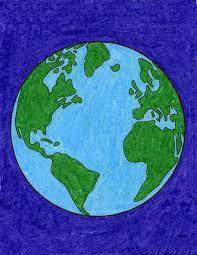
#> input picture HW5-practical-ML/earth.jfif, 197 x 255 px
$ jupyter execute 'ML - HW5 - Practical.ipynb'
#> lines starting #> are read from the running program, lines starting #| are printed output that depends on the picture
Name: Paniz Halvachi

Student Number: 98109729

[cell 1]
#dependencies
import matplotlib.pyplot as plt
import numpy as np
import cv2

[cell 2]
#load the input image
def load_img(image_name):
#> called with image_name = 'earth.jfif'
    img = cv2.imread(image_name)
#> img is the input picture: shape (255, 197, 3); mean B, G, R 155.6, 90.6, 56
    img = cv2.cvtColor(img, cv2.COLOR_RGB2BGR)
    plt.imshow(img)
    img = np.asarray(img, dtype="int32")
    image_pixels = np.reshape(img, (-1, img.shape[2]))
    #I changed img_matrix
    return image_pixels

[cell 3]
#write the name of your image here
image_name = 'earth.jfif'
image_pixels = load_img(image_name)
image_pixels

[cell 4]
#determine number of desired classes here:
number_of_classes = 3

[cell 5]
#Color each segment of your image. Add your desired colors in RGB format here, as an example:
#here number of desired classes for image segmentation is 3
colors = [
        (255, 0, 0),    # red
        (0, 255, 0),    # green
        (0, 0, 255),    # blue
        # ...
    ]

[cell 6]
def find_distance(x, y):
    k = y.shape[0]
    data_size = x.shape[0]
    x_norm = np.repeat(np.expand_dims(np.linalg.norm(x, axis = 1) ** 2, 1), k, axis = 1)
    y_norm = np.repeat(np.expand_dims(np.linalg.norm(y, axis = 1) ** 2, 0), data_size, axis = 0)
    x_y_inner = np.matmul(x, y.T)
    result = x_norm + y_norm - 2 * x_y_inner
    return result

class Kmeans:
    def __init__(self, x, k, max_iters = 1000):
#> called with x = array of shape (50235, 3), k = 3, max_iters = 1000
        self.x = x
        self.data_size , self.feature_size = np.shape(x)
#> self.data_size = 50235; self.feature_size = 3
        self.k = k
        self.max_iters = max_iters
        self.centers = np.zeros((k, x.shape[1]))
#> self.centers = [[0, 0, 0], [0, 0, 0], [0, 0, 0]]
        self.predictions = np.zeros(self.data_size)

    def predict(self):
        mean = np.mean(self.x, axis = 0)
#> mean = [56, 90.63, 155.6]
        std = np.std(self.x, axis = 0)
#> std = [29.69, 67.23, 63.44]
        centers = np.random.randn(self.k, self.feature_size) * mean + std
#> centers = [[128.5, 103.5, 215.8], [155.2, 236.5, -88.66], [82.9, 53.51, 47.38]]
        for i in range(self.max_iters):
            data_center_dists = find_distance(self.x, self.centers)
            self.predictions = data_center_dists.argmin(axis = 1)
            prev_centers = np.copy(self.centers)
            for j in range(self.k):
                cluster_j = self.x[self.predictions == j]
                if len(cluster_j) > 0:
                    self.centers[j] = cluster_j.mean(axis = 0)
            if (prev_centers == self.centers).all():
                return
#> after the loop, self.centers = [[98.63, 183.2, 228.6], [36.67, 119.1, 52.77], [41.81, 32.02, 158.9]]

[cell 7]
#clustering result with k=3 using  k_means
datas = image_pixels
model = Kmeans(datas, number_of_classes)
model.predict()
img = cv2.imread(image_name)
img = cv2.cvtColor(img, cv2.COLOR_RGB2BGR)
img = np.asarray(img, dtype="int32")
image_clustered = model.predictions.reshape((img.shape[0], img.shape[1]))
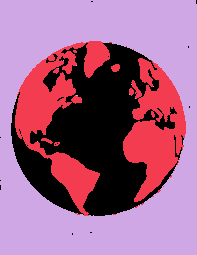
#> image_clustered: shape (255, 197) int64; 3 distinct labels, from 0 to 2; one colour per label, 0 black
print('clusters: ', np.unique(image_clustered, return_counts = True)[0])
#| clusters:  [0 1 2]
print('number of points: ', np.unique(image_clustered, return_counts = True)[1])
#| number of points:  [13490 10400 26345]
plt.figure()
plt.imshow(image_clustered)
plt.axis('off')
plt.show();

[cell 8]
#for better results, do the initializations with Kmeans
def kmeans(number_of_classes, image_pixels):
    #your code here
    datas = image_pixels
    num_samples, num_features = np.shape(datas)
    covariances = []
    pi = []
    for i in range(number_of_classes):
        summed = 0
        clusterData = datas[model.predictions == i]
        cluster_center = model.centers[i]
        for clusterMember in clusterData:
            summed += np.dot((clusterMember - cluster_center),(clusterMember - cluster_center))
        covariance = np.eye(3)*(summed / len(clusterData))
        covariances.append(covariance)
        pi.append(len(clusterData/num_samples))
    return model.centers, pi, covariances

[cell 9]
#for better results, observe the image histogram
def get_img_histogram(image_pixels):
    #your code here
    img = cv2.imread(image_name,0)
    # find frequency of pixels in range 0-255
    histr = cv2.calcHist([img],[0],None,[256],[0,256])

    # show the plotting graph of an image
    plt.plot(histr)
    plt.show()
    pass
get_img_histogram(datas)
#> in get_img_histogram, `img = cv2.imread(image_name,0)`:
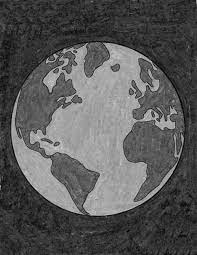
#> img: shape (255, 197); min 0, max 224, mean 87.6
#> in get_img_histogram, `histr = cv2.calcHist([img],[0],None,[256],[0,256])`: histr = 256 values, max 946 at index 52, min 0 at index 204, mean 196.2
#> in get_img_histogram, `plt.show()`:
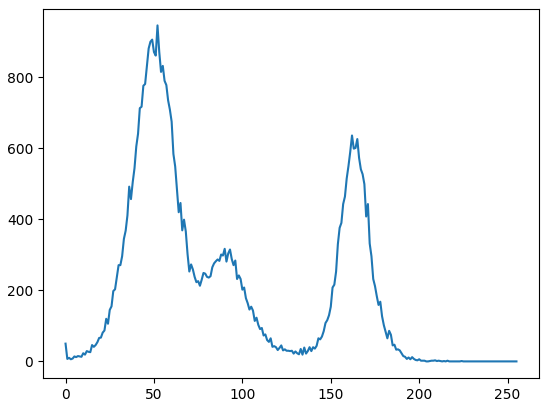
#> figure drawn by matplotlib, 1 panel; curve peaks at x = 52, y = 946

[cell 10]
class GMM:

    def __init__(self, number_of_classes, initial_mu_s, initial_sigma_s, initial_priors):
        #I changed it
        self.ncomp = number_of_classes
        self.mu_s = np.asarray(initial_mu_s)
        self.sigma_s = np.asarray(initial_sigma_s)
        self.priors = np.asarray(initial_priors)

    def get_pdf_multivariate_gaussian_distribution(self, datas , num_samples, num_features):
        #computing x - mu
        x_mu = np.reshape(datas, (num_samples, 1, num_features) ) - np.reshape(self.mu_s, (1, self.ncomp, num_features) )
        #computing inverse of sigma
        sigma_inverse = np.linalg.inv(self.sigma_s)

        #computing (x - mu)^T sigma^-1 (x - mu)
        #using einsum to calculate transpose and dot for multi-dimensional arrays
        # nki,kij -> nkj means that here we multiply transpose of x - mu with sigma_inverse ---> (x - mu)^T sigma^-1
        x_mu_sigma_inverse =  np.einsum("nki,kij->nkj", x_mu, sigma_inverse)
        # nkj,nkj -> nk means that here we multiply (x - mu) and np.einsum("nki,kij->nkj",  x_mu, sigma_inverse)
        exponent = np.einsum("nkj,nkj->nk",x_mu_sigma_inverse, x_mu)

        #N (xn|µk, Σk) = exp(-0.5*(x - mu)^T . sigma^-1 . (x - mu)) * (2pi)^(-n/2) * (sqrt(det(sigma))^-1 where n is nu,ber of features
        N = np.exp(-0.5*exponent) / (((2*np.pi)**(num_features/2))*np.sqrt(np.linalg.det(self.sigma_s)))
        return N


    # Write E step here
    def inference(self, datas):
        #your code here
        #get number of samples and features
        num_samples, num_features = np.shape(datas)
        # N(x|mu , sigma)
        N_gaussian = self.get_pdf_multivariate_gaussian_distribution(datas, num_samples , num_features)
        # π(x|µ, Σ)
        numerator = self.priors * N_gaussian
        # sum of π(x|µ, Σ)
        sum = np.sum(numerator , axis =1)
        sum = np.reshape(sum, (num_samples, 1))
        #gamma = nprmalized π(x|µ, Σ)
        Gamma = numerator / sum
        return Gamma


    # Write M step here
    def update(self, datas, gammas): #beliefs):
        #your code here
        #get number of samples and features
        num_samples, num_features = np.shape(datas)
        #computing x - mu
        x_mu = np.reshape(datas, (num_samples, 1, num_features) ) - np.reshape(self.mu_s, (1, self.ncomp, num_features) )
        #Nk = sum of gamma_ik over samples
        Nk = np.sum(gammas, axis=0)
        #πk = sum of gamma_ik over samples / N = Nk/N
        self.priors = Nk/num_samples
        #mu_k = sum of (gamma _ik * x_i) over all samples / Nk
        self.mu_s = gammas.T @ datas / np.reshape(Nk, (self.ncomp, 1))
        #sigma_k = sum of (gamma _ik * (x-mu)*(x-mu)^T) over all samples / Nk
        #computing x - mu
        x_mu = np.reshape(datas, (num_samples, 1, num_features) ) - np.reshape(self.mu_s, (1, self.ncomp, num_features) )
        # gamma _ik * (x-mu)
        temp = np.einsum("nk,nki->nki", gammas, x_mu)
        # temp * (x-mu)^T
        temp = np.einsum("nki,nkj->kij", temp, x_mu)
        self.sigma_s = temp / np.reshape(Nk, (self.ncomp, 1, 1))
        pass

    def predict_probability(self, datas):
        Gamma = self.inference(datas)
        return Gamma

    def predict(self, datas):
        predictions = np.argmax(self.predict_probability(datas), axis=1)
        return predictions

[cell 11]
#write your main function here
#use of kmeans or histogram of the image for better initialization is optinal
#call the GMM functions here

# I use K_means for initialization
initial_mu , initial_pi, initial_sigma = kmeans(number_of_classes , datas)
#> the loop in kmeans, `for i in range(number_of_classes):` made 3 passes
#> (cluster_center, covariance) on passes 1 to 3: ([98.63, 183.2, 228.6], [[820.5, 0, 0], [0, 820.5, 0], [0, 0, 820.5]]), ([36.67, 119.1, 52.77], [[1458.7, 0, 0], [0, 1458.7, 0], [0, 0, 1458.7]]), ([41.81, 32.02, 158.9], [[642.9, 0, 0], [0, 642.9, 0], [0, 0, 642.9]])
#> after the loop in kmeans, `for i in range(number_of_classes):`: covariances = [[[820.5, 0, 0], [0, 820.5, 0], [0, 0, 820.5]], [[1458.7, 0, 0], [0, 1458.7, 0], [0, 0, 1458.7]], [[642.9, 0, 0], [0, 642.9, 0], [0, 0, 642.9]]]; pi = [13490, 10400, 26345]
#> initial_mu has the same summary as self.centers in predict; initial_pi = [13490, 10400, 26345]; initial_sigma has the same summary as covariances in kmeans
gmm = GMM(number_of_classes, initial_mu, initial_sigma, initial_pi)
#> in __init__, `self.mu_s = np.asarray(initial_mu_s)`: self.mu_s has the same summary as self.centers in predict
temp=gmm.predict(datas)

clustered_img = temp.reshape((img.shape[0], img.shape[1]))
#> clustered_img: shape (255, 197) int64; 3 distinct labels, from 0 to 2
print('clusters: ', np.unique(clustered_img, return_counts = True)[0])
#| clusters:  [0 1 2]
print('number of points: ', np.unique(clustered_img, return_counts = True)[1])
#| number of points:  [13422 10638 26175]
plt.figure()
plt.imshow(clustered_img)

clustered_img = clustered_img.astype("uint8") * 255
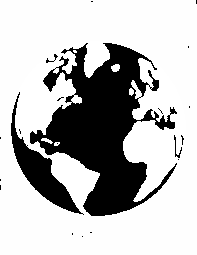
#> clustered_img: shape (255, 197); min 0, max 255, mean 186.3

[cell 12]
#show and save your results
#let the final image variable be clustered_img
def save_img(clustered_img):
    plt.imshow(clustered_img)
    final_img = cv2.cvtColor(clustered_img,cv2.COLOR_RGB2BGR)
    cv2.imwrite("result.jpg", final_img)

[cell 13]
save_img(clustered_img)
